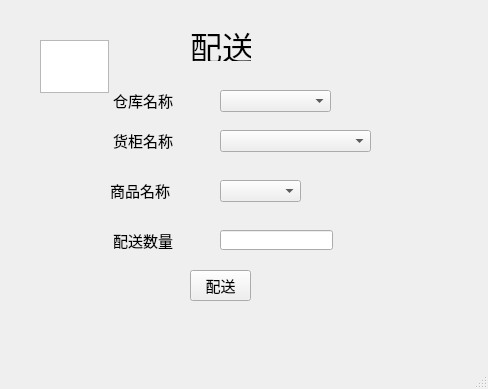
<?xml version="1.0" encoding="UTF-8"?>
<ui version="4.0">
 <class>delivery</class>
 <widget class="QMainWindow" name="delivery">
  <property name="geometry">
   <rect>
    <x>0</x>
    <y>0</y>
    <width>488</width>
    <height>389</height>
   </rect>
  </property>
  <property name="windowTitle">
   <string>配送</string>
  </property>
  <widget class="QWidget" name="centralwidget">
   <widget class="QLabel" name="label">
    <property name="geometry">
     <rect>
      <x>190</x>
      <y>30</y>
      <width>61</width>
      <height>31</height>
     </rect>
    </property>
    <property name="font">
     <font>
      <family>新蒂下午茶体</family>
      <pointsize>24</pointsize>
     </font>
    </property>
    <property name="text">
     <string>配送</string>
    </property>
   </widget>
   <widget class="QLabel" name="label_2">
    <property name="geometry">
     <rect>
      <x>113</x>
      <y>90</y>
      <width>61</width>
      <height>20</height>
     </rect>
    </property>
    <property name="font">
     <font>
      <family>楷体</family>
      <pointsize>11</pointsize>
     </font>
    </property>
    <property name="text">
     <string>仓库名称</string>
    </property>
   </widget>
   <widget class="QLabel" name="label_3">
    <property name="geometry">
     <rect>
      <x>113</x>
      <y>130</y>
      <width>61</width>
      <height>20</height>
     </rect>
    </property>
    <property name="font">
     <font>
      <family>楷体</family>
      <pointsize>11</pointsize>
     </font>
    </property>
    <property name="text">
     <string>货柜名称</string>
    </property>
   </widget>
   <widget class="QComboBox" name="comboBox">
    <property name="geometry">
     <rect>
      <x>220</x>
      <y>90</y>
      <width>111</width>
      <height>22</height>
     </rect>
    </property>
   </widget>
   <widget class="QComboBox" name="comboBox_2">
    <property name="geometry">
     <rect>
      <x>220</x>
      <y>130</y>
      <width>151</width>
      <height>22</height>
     </rect>
    </property>
   </widget>
   <widget class="QLabel" name="label_4">
    <property name="geometry">
     <rect>
      <x>110</x>
      <y>180</y>
      <width>61</width>
      <height>20</height>
     </rect>
    </property>
    <property name="font">
     <font>
      <family>楷体</family>
      <pointsize>11</pointsize>
     </font>
    </property>
    <property name="text">
     <string>商品名称</string>
    </property>
   </widget>
   <widget class="QLabel" name="label_5">
    <property name="geometry">
     <rect>
      <x>113</x>
      <y>230</y>
      <width>61</width>
      <height>20</height>
     </rect>
    </property>
    <property name="font">
     <font>
      <family>楷体</family>
      <pointsize>11</pointsize>
     </font>
    </property>
    <property name="text">
     <string>配送数量</string>
    </property>
   </widget>
   <widget class="QComboBox" name="comboBox_3">
    <property name="geometry">
     <rect>
      <x>220</x>
      <y>180</y>
      <width>81</width>
      <height>22</height>
     </rect>
    </property>
   </widget>
   <widget class="QLineEdit" name="lineEdit">
    <property name="geometry">
     <rect>
      <x>220</x>
      <y>230</y>
      <width>113</width>
      <height>20</height>
     </rect>
    </property>
   </widget>
   <widget class="QPushButton" name="delivery_btn">
    <property name="geometry">
     <rect>
      <x>190</x>
      <y>270</y>
      <width>61</width>
      <height>31</height>
     </rect>
    </property>
    <property name="font">
     <font>
      <family>01 Digit</family>
      <pointsize>11</pointsize>
     </font>
    </property>
    <property name="text">
     <string>配送</string>
    </property>
   </widget>
   <widget class="QGraphicsView" name="graphicsView">
    <property name="geometry">
     <rect>
      <x>40</x>
      <y>40</y>
      <width>69</width>
      <height>53</height>
     </rect>
    </property>
   </widget>
  </widget>
  <widget class="QMenuBar" name="menubar">
   <property name="geometry">
    <rect>
     <x>0</x>
     <y>0</y>
     <width>488</width>
     <height>21</height>
    </rect>
   </property>
  </widget>
  <widget class="QStatusBar" name="statusbar"/>
 </widget>
 <resources/>
 <connections/>
</ui>
